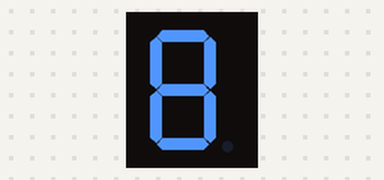
Bench run of a sketch on a simulated ESP32. Parts: 1-digit seven-segment display. Wiring (inferred from the names in the program): 1-digit 7-segment display, segments lit when HIGH: segments GPIO 12, GPIO 13, GPIO 14, GPIO 15, GPIO 2, GPIO 4, GPIO 0. WiFi joins after 1.5 s; servers stay silent unless stated; uploads are accepted with an empty reply; the camera gives no picture; the segment pins are drawn as the display they are named for; what the sketch prints to the serial monitor is not drawn.

Above: at 0.6 s.
At 1.6 s:
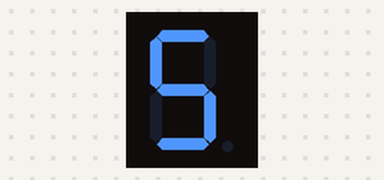

The sketch:

gestos_7segment.ino
```cpp
/*
  esp32_7seg.ino
  ====================
  Sketch para ESP32-CAM (AI-Thinker o compatible).

  Funciones:
    1. Inicia el servidor de camara MJPEG
    2. Se registra en el servidor de gestos para LENGUAJE DE SEÑAS (server.py)
    3. Recibe la letra detectada del abecedario
    4. Muestra la letra en un Display de 7 Segmentos (1 dígito)

  Board: "AI Thinker ESP32-CAM"
*/

#include "esp_camera.h"
#include "esp_http_server.h"
#include <WiFi.h>
#include <HTTPClient.h>
#include <ArduinoJson.h>

// =================================================================== //
//  CONFIGURACION DE RED Y SERVIDOR
// =================================================================== //

const char* WIFI_SSID     = "INTELLECTA ACADEMY";
const char* WIFI_PASSWORD = "PEDRO12345";

const char* SERVER_IP   = "192.168.1.58";
const int   SERVER_PORT = 5001;

const char* DEVICE_NAME = "SenasCam";
const int   CAM_PORT    = 80;


// =================================================================== //
//  CONFIGURACION DEL DISPLAY 7 SEGMENTOS
// =================================================================== //
// Pines libres en ESP32-CAM (si no se usa la SD):
// 12, 13, 14, 15, 2, 4, 0
// El pin 0 es seguro de usar como G, ya que el pin 16 da problemas con el módulo de cámara.
const int SEG_PINS[7] = {12, 13, 14, 15, 2, 4, 0}; // A, B, C, D, E, F, G

// true = Anodo Comun (se apaga con HIGH)
// false = Catodo Comun (se apaga con LOW)
const bool COMMON_ANODE = false;

// Diccionario de 7 Segmentos (0b0GFEDCBA)
// Matriz para las letras de la A a la Z
const byte LETTER_PATTERNS[26] = {
  0b01110111, // A
  0b01111100, // b
  0b00111001, // C
  0b01011110, // d
  0b01111001, // E
  0b01110001, // F
  0b00111101, // G
  0b01110110, // H
  0b00110000, // I
  0b00001110, // J
  0b01110101, // K
  0b00111000, // L
  0b00010101, // m (aprox)
  0b01010100, // n
  0b00111111, // O
  0b01110011, // P
  0b01100111, // q
  0b01010000, // r
  0b01101101, // S
  0b01111000, // t
  0b00111110, // U
  0b00011100, // v
  0b00101010, // W (aprox)
  0b01001001, // X (aprox)
  0b01101110, // y
  0b01011011  // Z
};


// ------------------------------------------------------------------- //
//  Pinout camara AI-Thinker ESP32-CAM
// ------------------------------------------------------------------- //
#define PWDN_GPIO_NUM     32
#define RESET_GPIO_NUM    -1
#define XCLK_GPIO_NUM      0
#define SIOD_GPIO_NUM     26
#define SIOC_GPIO_NUM     27
#define Y9_GPIO_NUM       35
#define Y8_GPIO_NUM       34
#define Y7_GPIO_NUM       39
#define Y6_GPIO_NUM       36
#define Y5_GPIO_NUM       21
#define Y4_GPIO_NUM       19
#define Y3_GPIO_NUM       18
#define Y2_GPIO_NUM        5
#define VSYNC_GPIO_NUM    25
#define HREF_GPIO_NUM     23
#define PCLK_GPIO_NUM     22

httpd_handle_t  stream_httpd = NULL;
String lastGesture = "";


// ===================================================================
//  Control del 7 Segmentos
// ===================================================================

void init7Seg() {
  for (int i=0; i<7; i++) {
    pinMode(SEG_PINS[i], OUTPUT);
    digitalWrite(SEG_PINS[i], COMMON_ANODE ? HIGH : LOW);
  }
}

void write7Seg(byte pattern) {
  for (int i=0; i<7; i++) {
    bool bitVal = bitRead(pattern, i);
    if (COMMON_ANODE) bitVal = !bitVal; // Invertir si es anodo comun
    digitalWrite(SEG_PINS[i], bitVal ? HIGH : LOW);
  }
}

void mostrar_letra(String letraStr) {
  if (letraStr.length() > 0 && letraStr != "ninguno") {
    char c = letraStr.charAt(0);
    c = toupper(c);

    // Si envian un gesto de 1 letra de la A a la Z
    if (letraStr.length() == 1 && c >= 'A' && c <= 'Z') {
      byte pattern = LETTER_PATTERNS[c - 'A'];
      write7Seg(pattern);
      return;
    }
  }
  // Si envian "ninguno" mantenemos la letra en el display,
  // O podemos apagarlo. Desactivamos el apagado temporalmente para ver si parpadea
  // write7Seg(0x00);
}

// Patrón para los números si el usuario pide ver el 5
const byte DIGIT_5 = 0b01101101; // Patrón: A,F,G,C,D = 5
const byte DIGIT_8 = 0b01111111; // Patrón: Todo = 8


// ===================================================================
//  Servidor de camara MJPEG
// ===================================================================

#define PART_BOUNDARY "123456789000000000000987654321"
static const char* STREAM_CONTENT_TYPE =
    "multipart/x-mixed-replace;boundary=" PART_BOUNDARY;
static const char* STREAM_BOUNDARY = "\r\n--" PART_BOUNDARY "\r\n";
static const char* STREAM_PART =
    "Content-Type: image/jpeg\r\nContent-Length: %u\r\n\r\n";

esp_err_t stream_handler(httpd_req_t* req) {
  camera_fb_t* fb    = NULL;
  esp_err_t    res   = ESP_OK;
  char         part_buf[64];

  res = httpd_resp_set_type(req, STREAM_CONTENT_TYPE);
  if (res != ESP_OK) return res;

  while (true) {
    fb = esp_camera_fb_get();
    if (!fb) {
      Serial.println("[WARN] No frame");
      res = ESP_FAIL;
      break;
    }

    httpd_resp_send_chunk(req, STREAM_BOUNDARY, strlen(STREAM_BOUNDARY));
    size_t hlen = snprintf(part_buf, sizeof(part_buf), STREAM_PART, fb->len);
    httpd_resp_send_chunk(req, part_buf, hlen);
    httpd_resp_send_chunk(req, (const char*)fb->buf, fb->len);

    esp_camera_fb_return(fb);
    fb = NULL;

    if (res != ESP_OK) break;
  }
  return res;
}

void start_camera_server() {
  httpd_config_t config = HTTPD_DEFAULT_CONFIG();
  config.server_port    = CAM_PORT;

  httpd_uri_t stream_uri = {
    .uri      = "/stream",
    .method   = HTTP_GET,
    .handler  = stream_handler,
    .user_ctx = NULL
  };

  if (httpd_start(&stream_httpd, &config) == ESP_OK) {
    httpd_register_uri_handler(stream_httpd, &stream_uri);
    Serial.println("[CAM] Servidor de stream iniciado en /stream");
  } else {
    Serial.println("[ERR] No se pudo iniciar el servidor de stream");
  }
}

bool init_camera() {
  camera_config_t config;
  config.ledc_channel = LEDC_CHANNEL_0;
  config.ledc_timer   = LEDC_TIMER_0;
  config.pin_d0       = Y2_GPIO_NUM;
  config.pin_d1       = Y3_GPIO_NUM;
  config.pin_d2       = Y4_GPIO_NUM;
  config.pin_d3       = Y5_GPIO_NUM;
  config.pin_d4       = Y6_GPIO_NUM;
  config.pin_d5       = Y7_GPIO_NUM;
  config.pin_d6       = Y8_GPIO_NUM;
  config.pin_d7       = Y9_GPIO_NUM;
  config.pin_xclk     = XCLK_GPIO_NUM;
  config.pin_pclk     = PCLK_GPIO_NUM;
  config.pin_vsync    = VSYNC_GPIO_NUM;
  config.pin_href     = HREF_GPIO_NUM;
  config.pin_sscb_sda = SIOD_GPIO_NUM;
  config.pin_sscb_scl = SIOC_GPIO_NUM;
  config.pin_pwdn     = PWDN_GPIO_NUM;
  config.pin_reset    = RESET_GPIO_NUM;
  config.xclk_freq_hz = 20000000;
  config.pixel_format = PIXFORMAT_JPEG;

  config.frame_size   = FRAMESIZE_VGA;
  config.jpeg_quality = 12;
  config.fb_count     = 2;

  esp_err_t err = esp_camera_init(&config);
  if (err != ESP_OK) {
    Serial.printf("[ERR] Camara no iniciada: 0x%x\n", err);
    return false;
  }
  return true;
}

// ===================================================================
//  Registro en el servidor de gestos
// ===================================================================

bool do_register() {
  HTTPClient http;
  String url = "http://" + String(SERVER_IP) + ":" + String(SERVER_PORT) + "/register";

  DynamicJsonDocument doc(128);
  doc["name"] = DEVICE_NAME;
  doc["ip"]   = WiFi.localIP().toString();
  doc["port"] = CAM_PORT;

  String body;
  serializeJson(doc, body);

  http.begin(url);
  http.addHeader("Content-Type", "application/json");
  http.setTimeout(2000);
  int code = http.POST(body);
  http.end();

  if (code == 200) {
    Serial.printf("[REG] '%s' registrado.\n", DEVICE_NAME);
    return true;
  } else {
    Serial.printf("[WARN] Registro fallido HTTP %d\n", code);
    return false;
  }
}

String urlEncode(const String& s) {
  String out = "";
  for (int i = 0; i < (int)s.length(); i++) {
    if (s[i] == ' ')  out += "%20";
    else              out += s[i];
  }
  return out;
}

// ===================================================================
//  Polling de gestos
// ===================================================================

String fetchGesture() {
  HTTPClient http;
  String url = "http://" + String(SERVER_IP) + ":" + String(SERVER_PORT)
               + "/status/" + urlEncode(String(DEVICE_NAME));

  http.begin(url);
  http.setTimeout(500);
  int code = http.GET();

  String gesture = "";
  if (code == 200) {
    String body = http.getString();
    StaticJsonDocument<128> doc;
    if (!deserializeJson(doc, body)) {
      gesture = doc["gesture"].as<String>();
    }
  }
  http.end();
  return gesture;
}

// ===================================================================
//  Setup
// ===================================================================

void setup() {
  Serial.begin(115200);
  delay(500);

  // Inicializar Display de 7 Segmentos
  init7Seg();

  // Prueba Visual solicitada (Prender todos, lego el 5, luego apagar)
  Serial.println("[7SEG] TEST HARDWARE: MOSTRANDO 8 y 5");
  write7Seg(DIGIT_8);
  delay(1000);
  write7Seg(DIGIT_5);
  delay(1500);
  write7Seg(0x00); // Apagar todo al iniciar

  if (!init_camera()) {
    Serial.println("[ERR] FATAL: camara no disponible.");
    while (true) delay(1000);
  }
  Serial.println("[CAM] Camara inicializada.");

  Serial.printf("Conectando a %s", WIFI_SSID);
  WiFi.mode(WIFI_STA);
  WiFi.begin(WIFI_SSID, WIFI_PASSWORD);
  while (WiFi.status() != WL_CONNECTED) {
    delay(500);
    Serial.print(".");
  }
  Serial.println("\n[WiFi] Conectado!");

  start_camera_server();

  delay(500);
  do_register();
}

// ===================================================================
//  Loop
// ===================================================================

unsigned long lastRegister = 0;
unsigned long lastPoll     = 0;

void loop() {
  unsigned long now = millis();

  // Heartbeat cada 5 s
  if (now - lastRegister > 5000) {
    lastRegister = now;
    if (WiFi.status() == WL_CONNECTED) {
      do_register();
    } else {
      Serial.println("[WARN] WiFi caido. Reconectando...");
      WiFi.reconnect();
    }
  }

  // Polling de letras cada 200 ms
  if (now - lastPoll > 200) {
    lastPoll = now;
    String gesture = fetchGesture();

    if (gesture != "" && gesture != lastGesture) {
      lastGesture = gesture;
      Serial.printf("[LETRA] %s\n", gesture.c_str());
      mostrar_letra(gesture);
    }
  }

  delay(10);
}
```

Measured:
- what the display in image 0 shows lasts 1.0 s, from 0.5 s to 1.5 s
- what the display in image 1 shows lasts 1.5 s, from 1.5 s to 3.0 s
